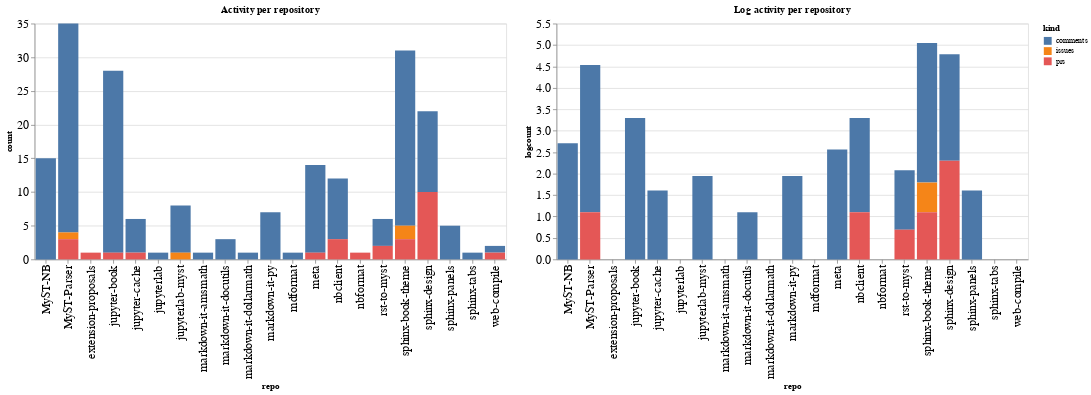

Notebook code for this chart:
### Code cell
ch1 = alt.Chart(repo_summaries, width=600, title="Activity per repository").mark_bar().encode(
    x='repo',
    y='count',
    color='kind',
    tooltip="kind"
)

ch2 = alt.Chart(repo_summaries, width=600, title="Log activity per repository").mark_bar().encode(
    x='repo',
    y='logcount',
    color='kind',
    tooltip="kind"
)

ch1 | ch2

### Figure 1 — Vega-Lite specification as saved in the notebook (floating-point values rounded to 4 significant figures)
{"config": {"axisLeft": {"labelFontSize": 15}, "axisBottom": {"labelFontSize": 15}}, "hconcat": [{"mark": "bar", "encoding": {"color": {"type": "nominal", "field": "kind"}, "tooltip": {"type": "nominal", "field": "kind"}, "x": {"type": "nominal", "field": "repo"}, "y": {"type": "quantitative", "field": "count"}}, "title": "Activity per repository", "width": 600}, {"mark": "bar", "encoding": {"color": {"type": "nominal", "field": "kind"}, "tooltip": {"type": "nominal", "field": "kind"}, "x": {"type": "nominal", "field": "repo"}, "y": {"type": "quantitative", "field": "logcount"}}, "title": "Log activity per repository", "width": 600}], "data": {"name": "data-848f83978e217331957ec21e6fffc0a0"}, "$schema": "https://vega.github.io/schema/vega-lite/v4.8.1.json", "datasets": {"data-848f83978e217331957ec21e6fffc0a0": [{"repo": "MyST-NB", "kind": "comments", "count": 15, "logcount": 2.708}, {"repo": "MyST-Parser", "kind": "comments", "count": 31, "logcount": 3.434}, {"repo": "MyST-Parser", "kind": "issues", "count": 1, "logcount": 0.0}, {"repo": "MyST-Parser", "kind": "prs", "count": 3, "logcount": 1.099}, {"repo": "extension-proposals", "kind": "prs", "count": 1, "logcount": 0.0}, {"repo": "jupyter-book", "kind": "comments", "count": 27, "logcount": 3.296}, {"repo": "jupyter-book", "kind": "prs", "count": 1, "logcount": 0.0}, {"repo": "jupyter-cache", "kind": "comments", "count": 5, "logcount": 1.609}, {"repo": "jupyter-cache", "kind": "prs", "count": 1, "logcount": 0.0}, {"repo": "jupyterlab", "kind": "comments", "count": 1, "logcount": 0.0}, {"repo": "jupyterlab-myst", "kind": "comments", "count": 7, "logcount": 1.946}, {"repo": "jupyterlab-myst", "kind": "issues", "count": 1, "logcount": 0.0}, {"repo": "markdown-it-amsmath", "kind": "comments", "count": 1, "logcount": 0.0}, {"repo": "markdown-it-docutils", "kind": "comments", "count": 3, "logcount": 1.099}, {"repo": "markdown-it-dollarmath", "kind": "comments", "count": 1, "logcount": 0.0}, {"repo": "markdown-it-py", "kind": "comments", "count": 7, "logcount": 1.946}, {"repo": "mdformat", "kind": "comments", "count": 1, "logcount": 0.0}, {"repo": "meta", "kind": "comments", "count": 13, "logcount": 2.565}, {"repo": "meta", "kind": "prs", "count": 1, "logcount": 0.0}, {"repo": "nbclient", "kind": "comments", "count": 9, "logcount": 2.197}, {"repo": "nbclient", "kind": "prs", "count": 3, "logcount": 1.099}, {"repo": "nbformat", "kind": "prs", "count": 1, "logcount": 0.0}, {"repo": "rst-to-myst", "kind": "comments", "count": 4, "logcount": 1.386}, {"repo": "rst-to-myst", "kind": "prs", "count": 2, "logcount": 0.6931}, {"repo": "sphinx-book-theme", "kind": "comments", "count": 26, "logcount": 3.258}, {"repo": "sphinx-book-theme", "kind": "issues", "count": 2, "logcount": 0.6931}, {"repo": "sphinx-book-theme", "kind": "prs", "count": 3, "logcount": 1.099}, {"repo": "sphinx-design", "kind": "comments", "count": 12, "logcount": 2.485}, {"repo": "sphinx-design", "kind": "prs", "count": 10, "logcount": 2.303}, {"repo": "sphinx-panels", "kind": "comments", "count": 5, "logcount": 1.609}, {"repo": "sphinx-tabs", "kind": "comments", "count": 1, "logcount": 0.0}, {"repo": "web-compile", "kind": "comments", "count": 1, "logcount": 0.0}, {"repo": "web-compile", "kind": "prs", "count": 1, "logcount": 0.0}]}}
